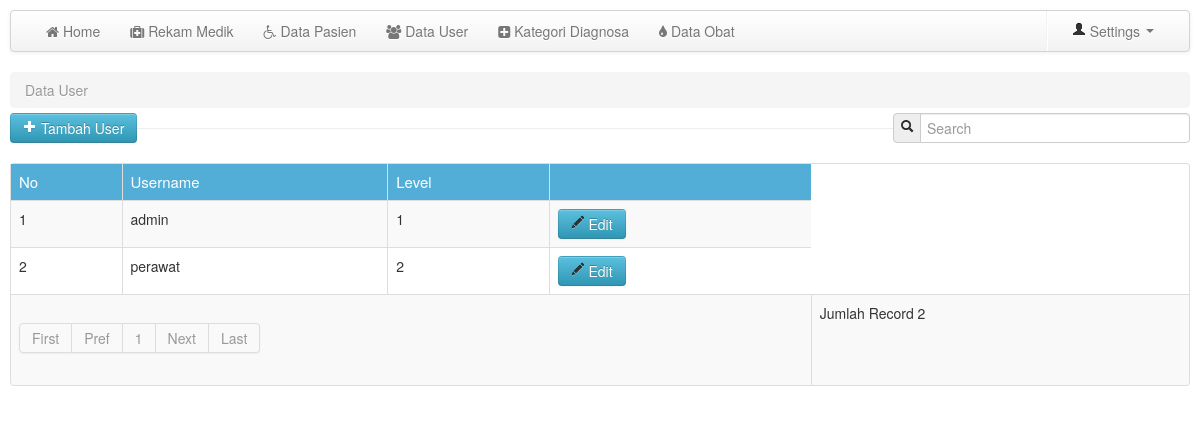
The app's page /media.php?module=data_user (signed in) with its own data.
### tables this page shows
CREATE TABLE `user` (
  `id_user` int(11) NOT NULL,
  `username` varchar(50) NOT NULL,
  `password` varchar(50) NOT NULL,
  `level` varchar(3) NOT NULL
);

### mod_datauser/data_user.php (the view, shortened to what this page needs)
<?php
switch($_GET['act']){
	default:
	?>
	<?php
	$p      = new Paging;
    $batas  = 10;
    $posisi = $p->cariPosisi($batas);
?>
	<section>
		<ul class="breadcrumb" style="margin-bottom: 5px;">
			<li class="active">Data User</li>
		</ul>
		<div class="control-group pull-left">
			<button class="btn btn-info" type="button" onclick="window.location='media.php?module=data_user&&act=tambah'"><i class="icon-plus icon-white"></i> Tambah User</button>
		</div>
		<form class="form-search pull-right">
							<div class="input-prepend">
								<span class="add-on"><i class="icon-search"></i></span>
								<input class="span3" id="txtcari" type="text" placeholder="Search">
							</div>
		</form>
		<hr>
		<div class="row-fluid">
			<div class="span12 pull-left">
				<div id="tabel_awal">
				<table class="table table-bordered table-striped">
					<thead>
						<tr class="head">
							<td>No</td><td>Username</td><td>Level</td><td></td>
						</tr>
					</thead>
					<tbody>
					<?php
					$query=mysql_query("SELECT * FROM user ORDER BY username ASC LIMIT $posisi,$batas");
					$no=$posisi+1;
					while($r=mysql_fetch_array($query)){
					?>
						<tr>
							<td><?php echo $no; ?></td><td><?php echo $r['username']; ?></td><td><?php echo $r['level']; ?></td>
							<td>
								<a href="media.php?module=data_user&&act=edit&&kodeuser=<?php echo $r['id_user']; ?>" class="btn btn-info"><i class="icon-pencil"></i> Edit</a>
							</td>
						</tr>
					<?php
					$no++;
					}
					?>
					<tr>
							<td colspan="7">
							<?php
							$jmldata=mysql_num_rows(mysql_query("SELECT * FROM user"));
							$jmlhalaman  = $p->jumlahHalaman($jmldata, $batas);
							$linkHalaman = $p->navHalaman($_GET['halaman'], $jmlhalaman);
							echo "$linkHalaman";
							?><td>Jumlah Record <?php echo $jmldata; ?></td>
						</tr>
					</tbody>
				</table>
				</div>
			</div>
		</div>
	</section>
<?php
break;
	?>
<?php
}
?>

### css/custom.css (style rules this page uses)
nav,header,section,footer { margin:10px 10px 0 10px; }
table .head { background:#52add7; color:#fff; font-size:15px; }

### records on screen
user: username "admin", level "1"
user: username "perawat", level "2"

### other values on screen
$halaman_aktif "1"
$jmldata "2"
